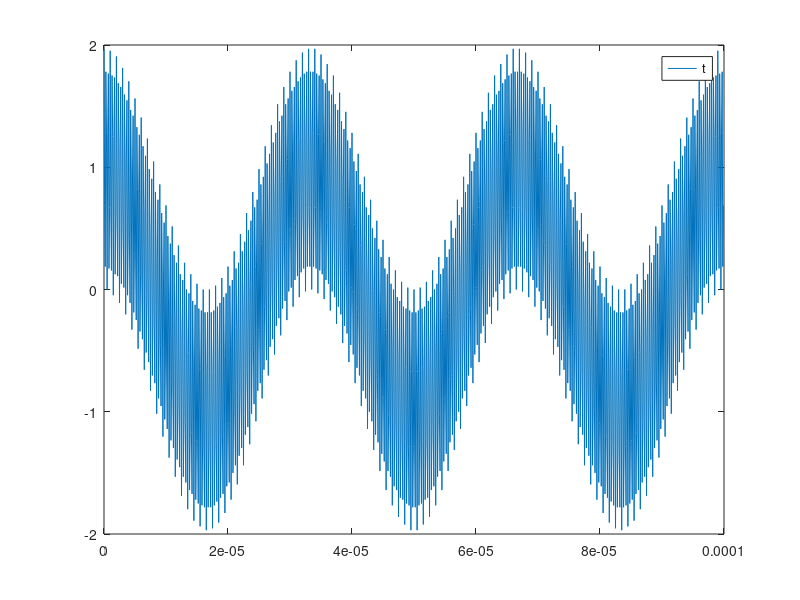
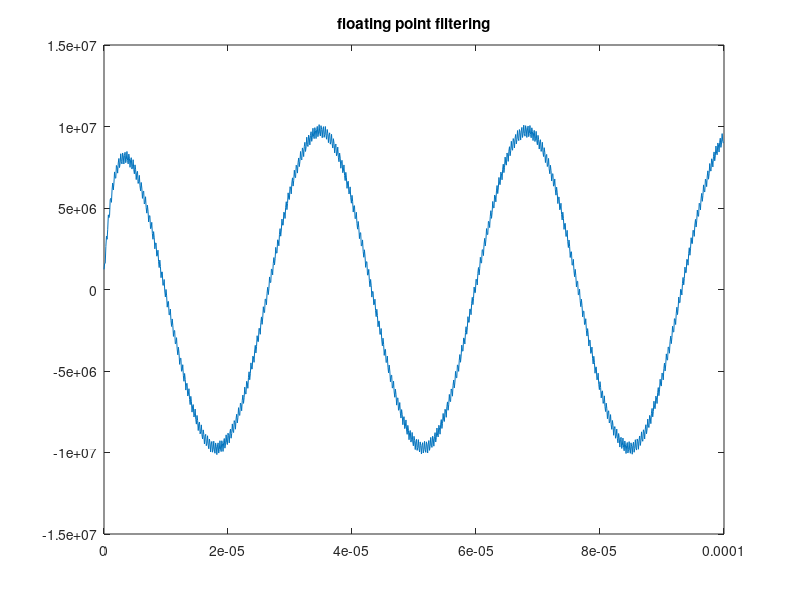
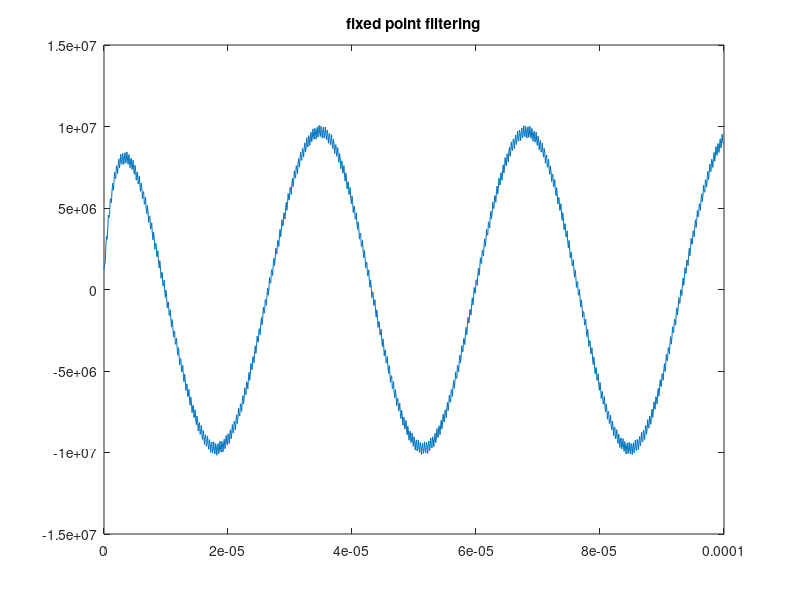

Here is the MATLAB script that generated these plots, in order: (Note: this script raises an error after producing the figures.)
% final implementation of the 1st order LPF
% after deciding the registers' width

% system specs:
% cut-off frequency = 100 KHz
% sampling frequency = 10 MHz


%% code
close all;
clear;

cut_off_freq = 1e5;
Simulation_sampling_freq = 1e8;
sampling_freq=1e7;
SimTs=1/Simulation_sampling_freq;
Ts=1/sampling_freq;
wo = 2*pi*cut_off_freq;
Tmax=1e-4;


%% time and frequency axis
t = 0:SimTs:Tmax-SimTs;
ts = 0:Ts:Tmax-Ts;
f= -Simulation_sampling_freq/2:1/Tmax:Simulation_sampling_freq/2-1/Tmax;
fs = -sampling_freq/2:1/Tmax:sampling_freq/2 - 1/Tmax;

%% generating and quantizing the sinusoids
vect_len = length(ts);
amp = 1-2^-6;
cos_30K_t = amp*cos(2*pi*3e4*ts);
cos_3M_t = amp*cos(2*pi*3e6*ts);
cos_sum_t = cos_30K_t + cos_3M_t;
%cos_sum_t(cos_sum_t<-2) = -2;
cos_sum_t_q = round(cos_sum_t*2^6)/2^6; %S[2,6]
%cos_sum_t_q(cos_sum_t_q<-2) = -2;
cos_sum_t_q_i = cos_sum_t_q*2^6;
figure
%hold on
%plot(ts,cos_sum_t);
plot(ts,cos_sum_t_q);
legend('t','q');

%% floating point response
y_coeff = exp(-wo*Ts);      
x_coeff = wo;               

y_fl = zeros([1 vect_len]);
y_fl(1) = x_coeff*cos_sum_t_q(1);
for i = 1:vect_len-1
    y_fl(i+1) = y_coeff*y_fl(i) + x_coeff*cos_sum_t_q(i+1);
end
y_fl_power = y_fl.^2;
y_fl_power_avg = sum(y_fl_power)/vect_len;
figure
plot(ts,y_fl);
title('floating point filtering')
y_fl_power = y_fl.^2;
y_fl_power_avg = sum(y_fl_power)/vect_len

%% fixed point response

y_coeff_q = floor(exp(-wo*Ts)*2^11)/(2^11);      % quantize it to U(0,11)
x_coeff_q = 628320;                              % for wo = 2*pi*1e5 U(20,-5)
%I floored wo and get dec2bin to see how I can round the number 

SQNR = zeros([1 21]);
%for x = -12:8
    x = -12;
    y_fx = zeros([1 vect_len]);
    y_fx(1) = x_coeff_q*cos_sum_t_q(1);
    y_temp = floor(y_fx(1) * 2^x);
    y_fx(1) = y_temp/2^x;
   for i = 1:vect_len-1
        y_temp = y_coeff*y_fx(i) + x_coeff*cos_sum_t_q(i+1);
        % round for x
        %y_temp = round(y_temp * 2^x);
        y_temp = floor(y_temp * 2^x);
        y_fx(i+1) = y_temp/(2^x);
   end
    figure;
    plot(ts,y_fx);
    title('fixed point filtering')
    title('plot # %d',x);
    fx_error_power = (y_fl-y_fx).^2;
    fx_error_power_avg = sum(fx_error_power)/vect_len;
    %SQNR(x+13) = pow2db(y_fl_power_avg/fx_error_power_avg);
    
%end

% x_axis = -12:8;
% figure;
% %hold on;
% plot(x_axis, SQNR);
% xlabel('x')
% ylabel('SQNR (dB)')
% title('SQNR')

%% generating the binary input and outputs for HDL

x_coeff_q_bin = dec2bin(x_coeff_q*2^-5);
y_coeff_q_bin = dec2bin(y_coeff_q*2^11,11);
cos_sum_t_q_bin = dec2bin(cos_sum_t_q_i,8);
y_fx_bin = dec2bin(y_fx.*2^-12,13);
fid_input  = fopen('input_samples_1st_IIR.txt','w+');
fid_output = fopen('output_ref_1st_IIR.txt','w+');
fid_coeffs = fopen('coefficients_1st_IIR.txt','w+');
cos_sum_t_q_bin_cell = cellstr(cos_sum_t_q_bin);
y_fx_bin_cell= cellstr(y_fx_bin);
fprintf(fid_input,'%8s\n',cos_sum_t_q_bin_cell{:});
fprintf(fid_output,'%17s\n',y_fx_bin_cell{:});
fprintf(fid_coeffs,'x_coeff = %15s\n',x_coeff_q_bin);
fprintf(fid_coeffs,'y_coeff = %11s\n',y_coeff_q_bin);
